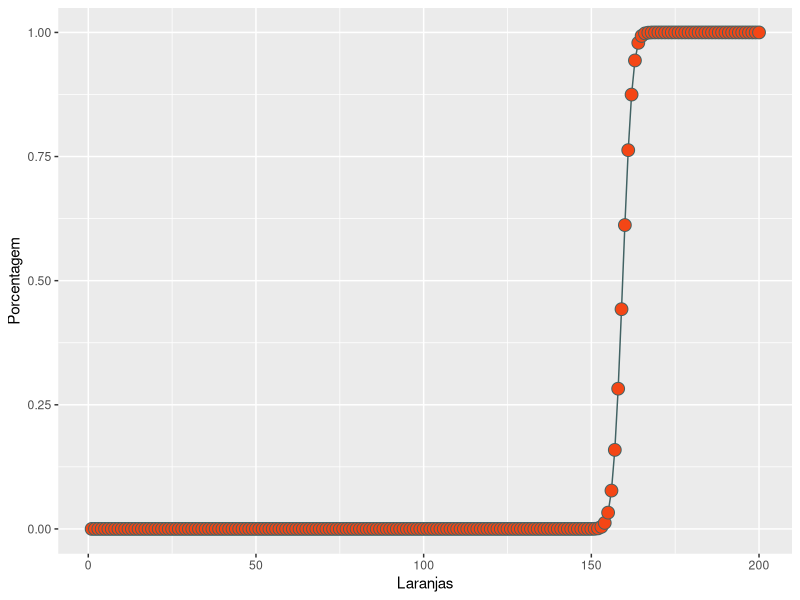

The R source for this figure:
#carregamento bibliotecas
require(data.table)
require(ggplot2)

liters = 13; #quantidade de litros que gostaria de produzir
throughput = c(66,85,76,72,109); #suco produzido em ml por cada laranja da amostragem 
trials = 100000; #quantidade da simulações
squeezes = 200; #quantidade de espremidas
count = 1; #contador para o loop

dt <- data.table(NULL); # inicializando o data table e vetores
week_x <- NULL;
next_week <- NULL;

#semana 1
next_week = sample(throughput,trials,replace=T);
dt <- cbind(dt, next_week); # adicionando a simulação como nova coluna na tabela
names(dt)[count] <- paste("week",count,sep="_"); # definição do nome da coluna

#simulação
while (count < squeezes)
{
  count = count + 1;
  week_x = sample(throughput,trials,replace=T); #nova simulação
  next_week = next_week + week_x; #soma os valores
  dt <- cbind(dt, next_week); #adicionando a simulação como nova coluna na tabela
  names(dt)[count] <- paste("week",count,sep="_"); #definição do nome da coluna
}
dt <- dt/1000; #conversão para litros

dt_output <- data.table(NULL); #inicializando o data table do resultado
count = 0; #contador para o loop

#marcação dos resultados
while (count < squeezes)
{
  count = count + 1;
  column_name = paste("week",count,sep="_"); #nome da coluna
  count_next_week = sum(dt[,column_name,with=F] > liters); #conto quantas vezes a quantidade de suco produzida foi maior que a desejada
  dt_output <- cbind(dt_output, count_next_week); #adicionando o resultado como nova coluna na tabela
  names(dt_output)[count] <- paste("week",count,sep="_"); #definição do nome da coluna
}

dt_output <- dt_output/trials; #conversão do valor para porcentagem
dt_output <- as.numeric(dt_output); #conversão para exibição do gráfico

#exibição do resultado
Laranjas <- 1:200
Porcentagem <- dt_output[1:200]
df <- data.frame(Laranjas,Porcentagem)

ggplot(df, aes(x=Laranjas, y=Porcentagem)) +
  geom_line( color="#416263") +
    geom_point(shape=21, color="#416263", fill="#F44615", size=4)


